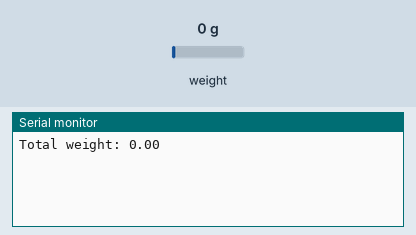
Bench run of a sketch on a simulated Arduino Uno, built with avr-gcc and run on an emulated ATmega328P. On the bench: the last lines printed to the serial monitor. The test bench sets the inputs (shaded band); at power-on: weight on the scale 0 g.

Above: at 2.2 s.
2.3 s: weight on the scale set to 100 g
At 3.6 s:
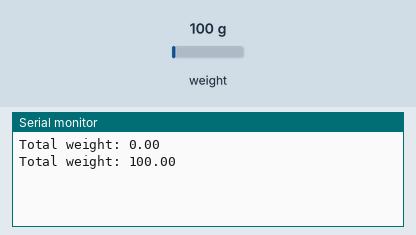
3.8 s: weight on the scale set to 1250 g
At 4.8 s:
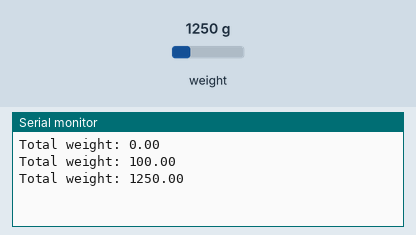
Timing chart, 0 to 6.8 s (numbered marks = the images above; inputs shaded):
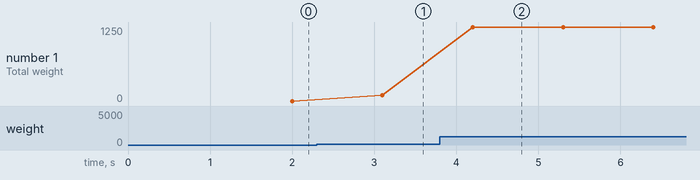

The sketch:

load-cell.ino
```cpp
//Author: Rob Tillaart

#include "HX711.h"
//#include <LiquidCrystal_I2C.h> // library for LCD
//LiquidCrystal_I2C lcd(0x27, 16, 2);

const int CDP = A0; // Data pin
const int CSP = A1; // Clock pin
HX711 scale;

void setup() {
  Serial.begin(9600);
  scale.begin(CDP, CSP);

  // Replace this value with your calibration factor obtained from calibration
  scale.set_scale(420.00); // Calibration factor for accurate gram measurements
  scale.tare(); // Reset the scale to 0

  //lcd.init();
  //lcd.backlight();
}

void loop() {
  float weightInGrams = scale.get_units(10); // Weight directly in grams
  Serial.print("Total weight: ");
  Serial.println(weightInGrams);

  //lcd.setCursor(5, 0);
  //lcd.print("Berat:");
  //lcd.setCursor(5, 1);
  //lcd.print(weightInGrams, 2); // Display with two decimal places
  //lcd.print(" g");

  delay(100);
}
```

Measured:
- after the input at 2.3 s, the serial monitor: prints a new line after 0.80 s (image 1)
- after the input at 3.8 s, the serial monitor: prints a new line after 0.40 s (image 2)
- plotted number 1: 0 → 100 after the input at 2.3 s, 100 → 1250 after the input at 3.8 s
